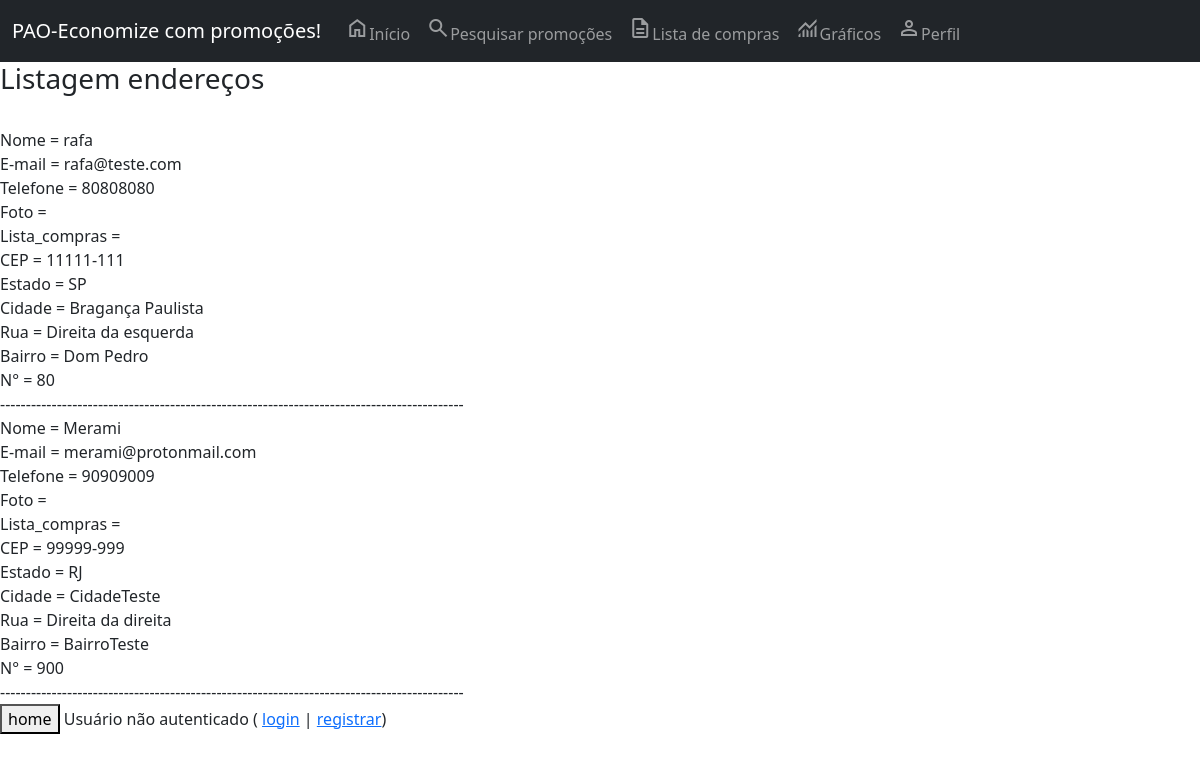
/listagem-completa/, run on the app's committed database.
### core/models.py (models this page shows, shortened)
class Usuario(models.Model):
    nome = models.CharField(max_length=100, verbose_name='Nome')
    email = models.EmailField(verbose_name='E-mail')
    telefone = models.CharField(max_length=20, blank=True, null=True, verbose_name='Telefone')
    foto = models.ImageField(upload_to='foto_cliente', blank=True, null=True, verbose_name='')
    id_lista_compras = models.ForeignKey(ListaCompras, blank=True, null=True, on_delete=models.CASCADE, verbose_name='ListaCompras')
    endereco = models.OneToOneField(Endereco, blank=True, null=True, on_delete=models.CASCADE, verbose_name='Endereço')
    class Meta:
        verbose_name_plural = 'Usuario'

class Endereco(models.Model):
    cep = models.CharField(max_length=100, verbose_name='CEP')
    estado = models.CharField(max_length=2, verbose_name='Estado')
    cidade = models.CharField(max_length=100, verbose_name='Cidade')
    rua = models.CharField(max_length=100, verbose_name='Rua')
    bairro = models.CharField(max_length=100, blank=True, null=True, verbose_name='Bairro')
    numero = models.IntegerField(blank=True, null=True, verbose_name='Número')
    class Meta:
        verbose_name_plural = 'Endereço'

### core/views.py (the view)
# urls.py: path('listagem-completa/', listagem_completa, name='url_listagem_completa'),
def listagem_completa(request):
    dados_usuario = Usuario.objects.all()
    contexto = {'dados_usuario': dados_usuario}
    return render(request, 'core/listagem_completa.html', contexto)

### core/templates/core/listagem_completa.html (shortened to what this page needs)
{% extends 'base.html' %}
{% load static %}
{% block main %}
<h3>Listagem endereços</h3> <br>
{% for i in dados_usuario %}
    Nome = {% if i.nome %} {{ i.nome }} {% endif %} <br>
    E-mail = {% if i.email %} {{ i.email }} {% endif %} <br>
    Telefone = {% if i.telefone %} {{ i.telefone }} {% endif %} <br>
    Foto = {% if i.foto %} {{ i.foto }} {% endif %} <br>
    Lista_compras = {% if i.id_lista_compras %} {{ i.id_lista_compras }} {% endif %} <br>
    CEP = {% if i.endereco.cep %} {{ i.endereco.cep }} {% endif %} <br>
    Estado = {% if i.endereco.estado %} {{ i.endereco.estado }} {% endif %} <br>
    Cidade = {% if i.endereco.cidade %} {{ i.endereco.cidade }} {% endif %} <br>
    Rua = {% if i.endereco.rua %} {{ i.endereco.rua }} {% endif %} <br>
    Bairro = {% if i.endereco.bairro %} {{ i.endereco.bairro }} {% endif %} <br>
    N° = {% if i.endereco.numero %} {{ i.endereco.numero }} {% endif %} <br>
    ------------------------------------------------------------------------------------------<br>
{% endfor %}
<button onclick="window.location.href='/'">home</button>
{% endblock %}

### data on the page
Usuario: nome "rafa", email "rafa@teste.com", telefone "80808080", endereco.cep "11111-111", endereco.estado "SP", endereco.cidade "Bragança Paulista", endereco.rua "Direita da esquerda", endereco.bairro "Dom Pedro", endereco.numero "80"
Usuario: nome "Merami", email "merami@protonmail.com", telefone "90909009", endereco.cep "99999-999", endereco.estado "RJ", endereco.cidade "CidadeTeste", endereco.rua "Direita da direita", endereco.bairro "BairroTeste", endereco.numero "900"
